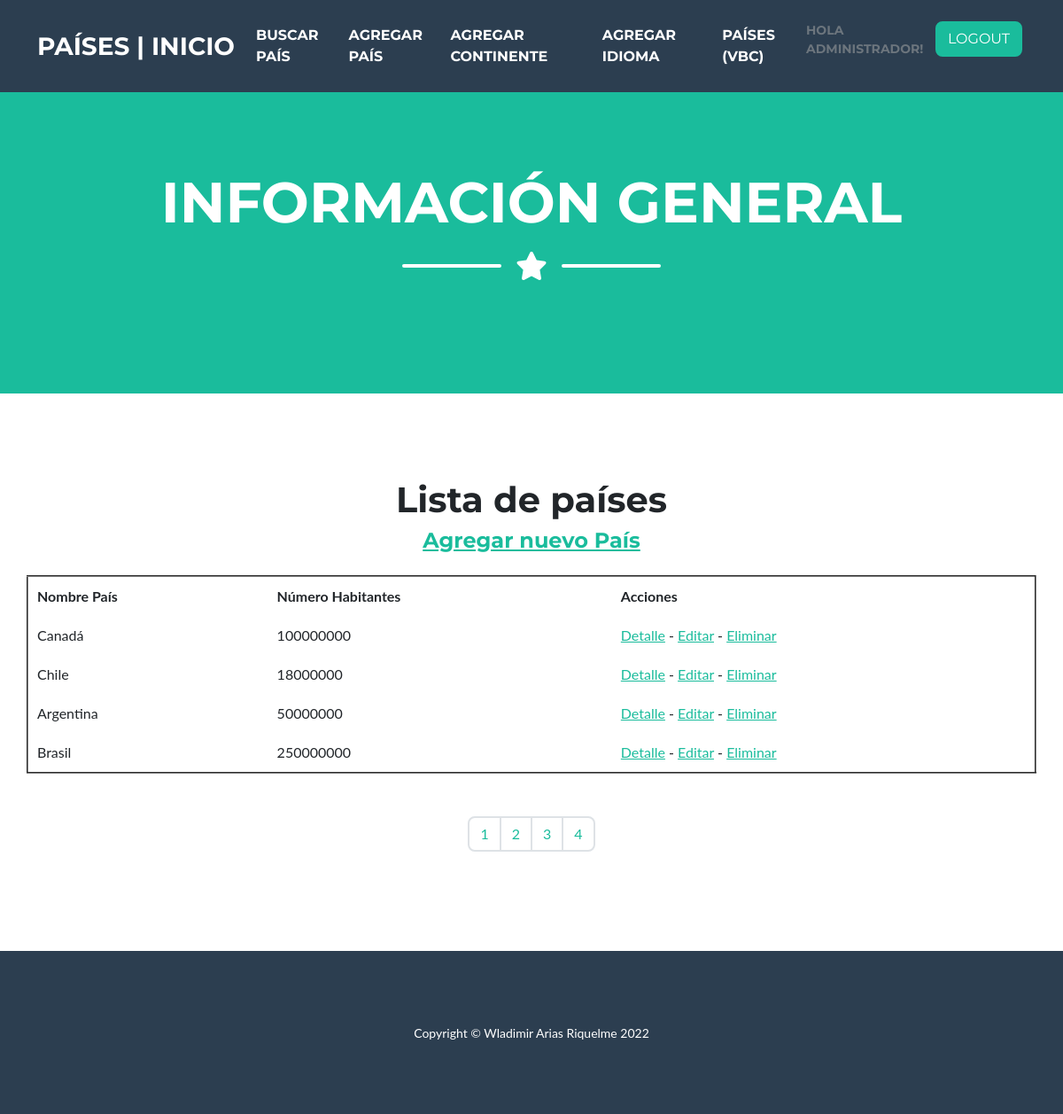
Page /paisesvbc/ (signed in) on the committed database.
### app/models.py (models this page shows)
class Pais(models.Model):
    nombre_pais = models.CharField(max_length=50)
    num_habitantes = models.IntegerField()

### app/views.py (the view)
# urls.py: path("paisesvbc/", PaisesList.as_view(), name="app-paisesvbc"),
class PaisesList(LoginRequiredMixin, ListView):
    model = Pais
    template_name = "app/paises_list.html"
    paginate_by = 4

### app/templates/app/paises_list.html (shortened to what this page needs)
{% extends 'app/base.html' %} {% block contenido %}
<h1>Lista de países</h1>
<h4><a href="{% url 'app-paisesvbc-create' %}">Agregar nuevo País</a></h4>
<table cellspacing="10" cellpadding="10" border="2">
    <thead>
        <tr>
            <th>Nombre País</th>
            <th>Número Habitantes</th>
            <th>Acciones</th>
        </tr>
    </thead>
    <tbody>
        {% for pais in object_list %}
        <tr>
            <td>{{ pais.nombre_pais }}</td>
            <td>{{ pais.num_habitantes }}</td>
            <td>
                <a href="{% url 'app-paisesvbc-detail' pais.id %}">Detalle</a> -
                <a href="{% url 'app-paisesvbc-update' pais.id %}">Editar</a> -
                <a href="{% url 'app-paisesvbc-delete' pais.id %}">Eliminar</a>
            </td>
        </tr>
        {% endfor %}
    </tbody>
</table>
<div class="divider-custom divider-light">
    <div class="divider-custom-line"></div>
</div>
<div>
    {% include 'app/paginator_django.html' %}
</div>
{% endblock %}

### app/templates/app/base.html (shortened to what this page needs)
<!DOCTYPE html>
<html lang="en">
<head>
    {% load static %}
    <link href="{% static 'app/css/styles.css' %}" rel="stylesheet" />
</head>
<body id="page-top">
    <nav class="navbar navbar-expand-lg bg-secondary text-uppercase fixed-top" id="mainNav">
        <div class="container">
            <a class="navbar-brand" href="{% url 'app-inicio' %}">Países | Inicio</a>
            <div class="collapse navbar-collapse" id="navbarResponsive">
                <ul class="navbar-nav ms-auto">
                    <li class="nav-item mx-0 mx-lg-1"><a class="nav-link py-1 px-0 px-lg-1 rounded" href="{% url 'app-paises-buscar' %}">Buscar País</a></li>
                    <li class="nav-item mx-0 mx-lg-1"><a class="nav-link py-1 px-0 px-lg-1 rounded" href="{% url 'app-paises-crear' %}">Agregar País</a></li>
                    <li class="nav-item mx-0 mx-lg-1"><a class="nav-link py-1 px-0 px-lg-1 rounded" href="{% url 'app-continentes-crear' %}">Agregar Continente</a></li>
                    <li class="nav-item mx-0 mx-lg-1"><a class="nav-link py-1 px-0 px-lg-1 rounded" href="{% url 'app-idiomas-crear' %}">Agregar Idioma</a></li>
                    <li class="nav-item mx-0 mx-lg-1"><a class="nav-link py-1 px-0 px-lg-1 rounded" href="{% url 'app-paisesvbc' %}">Países (VBC)</a></li>
                    {% if request.user.is_authenticated %}
                    <p class="small text-muted mb-4 mb-lg-0">Hola {{request.user.username}}!</p>
                    <li class="nav-item mx-0 mx-lg-1"><a class="btn btn-primary" href="{% url 'auth-logout' %}">Logout</a></li>
                    {% else %}
                    <p class="small text-muted mb-4 mb-lg-0">Hola Visitante!</p>
                    <li class="nav-item mx-0 mx-lg-1"><a class="btn btn-primary" href="{% url 'auth-login' %}">Login</a></li>
                    {% endif %}
                </ul>
            </div>
        </div>
    </nav>
    <header class="masthead bg-primary text-white text-center">
        <div class="container d-flex align-items-center flex-column">
            <h1 class="masthead-heading text-uppercase mb-0">Información General</h1>
            <div class="divider-custom divider-light">
                <div class="divider-custom-line"></div>
                <div class="divider-custom-icon"><i class="fas fa-star"></i></div>
                <div class="divider-custom-line"></div>
            </div>
        </div>
    </header>
    <section class="page-section portfolio" id="portfolio">
        <div class="container">
            <div class="row justify-content-center" align="center">
                {% block contenido %} {% endblock %}
            </div>
        </div>
    </section>
    <footer class="footer text-center">
        <div class="container"><small>Copyright &copy; Wladimir Arias Riquelme 2022</small></div>
    </footer>
</body>
</html>

### rows in the picture
Pais: nombre_pais "Canadá", num_habitantes "100000000"
Pais: nombre_pais "Chile", num_habitantes "18000000"
Pais: nombre_pais "Argentina", num_habitantes "50000000"
Pais: nombre_pais "Brasil", num_habitantes "250000000"

### other values in the picture
{{ request.user.username }} "ADMINISTRADOR"
{{ page }} "1" "2" "3" "4"
